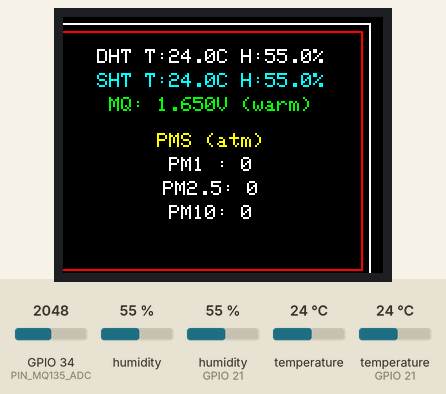
Simulated run of this sketch. Board: ESP32. On the bench: 160×128 colour display. The test bench sets the inputs (shaded band); at power-on: GPIO 34 (PIN_MQ135_ADC) = 2048, humidity 55 %, humidity (sensor on GPIO 21) 55 %, temperature 24 °C, temperature (sensor on GPIO 21) 24 °C (analog values on the 0–4095 scale). Storage starts empty; what the sketch prints to the serial monitor is not drawn.

Above: at 3.6 s.
3.7 s: GPIO 34 (PIN_MQ135_ADC) set to 2111
At 7.1 s:
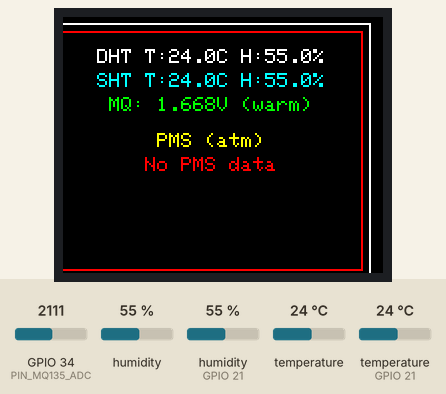
12.1 s: humidity (sensor 0) set to 22 %
At 16.3 s:
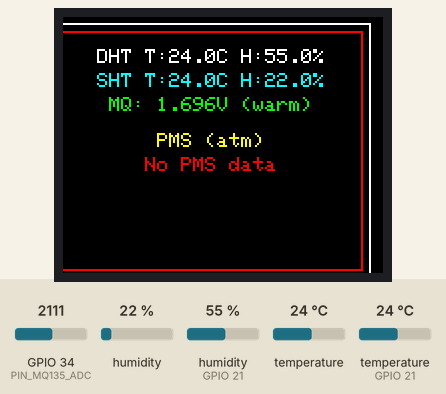
19.5 s: humidity (sensor on GPIO 21) set to 22 %
At 22.1 s:
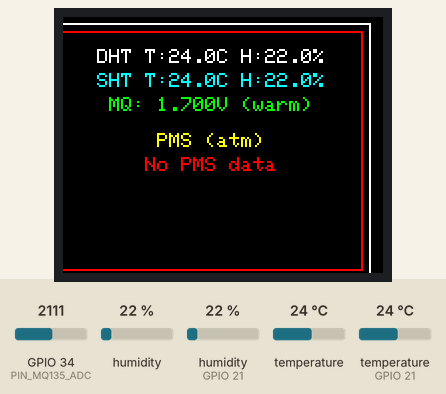
27.9 s: temperature (sensor 0) set to 12 °C
At 31.2 s:
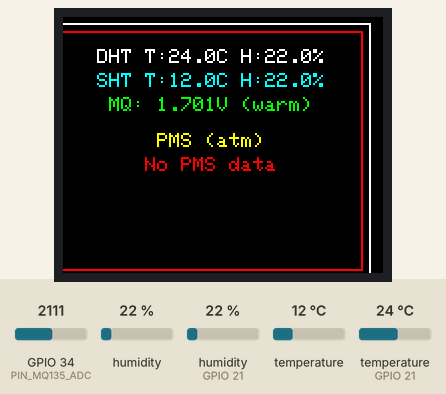
31.5 s: temperature (sensor on GPIO 21) set to 12 °C
At 33.6 s:
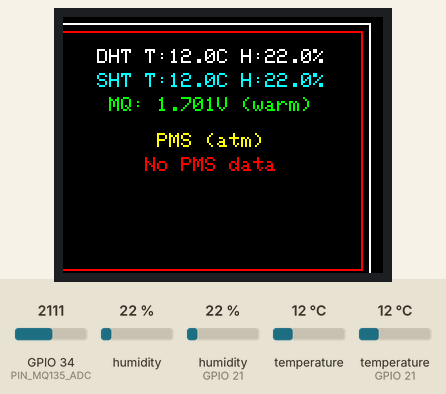
34.5 s: GPIO 34 (PIN_MQ135_ADC) set to 2866
At 37.1 s:
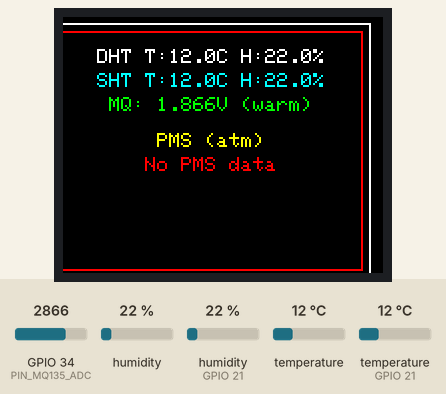
Timing chart, 0 to 38.6 s (numbered marks = the images above; inputs shaded):
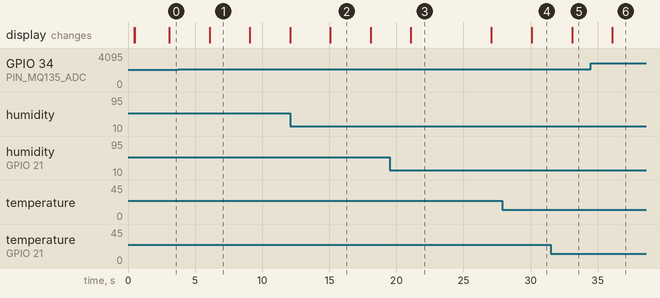

The sketch:

Code_DA.ino
```cpp
#include <DHTesp.h>
#include <SPI.h>
#include <SD.h>

// ===== LCD ST7735 =====
#include <Adafruit_GFX.h>
#include <Adafruit_ST7735.h>

// ===== SHT30 (I2C) =====
#include <Wire.h>
#include <Adafruit_SHT31.h>

// ===== DHT & MQ135 & PMS =====
const int PIN_DHT = 21;
const int PIN_MQ135_ADC = 34;
const int PMS_RX_PIN = 16;
const int PMS_TX_PIN = 17;

// ===== SHT30 I2C pins =====
const int I2C_SDA = 32;
const int I2C_SCL = 33;
const uint8_t SHT30_ADDR = 0x44; // thử 0x45 nếu init fail

// ===== SPI (VSPI) =====
const int PIN_SCK  = 18;
const int PIN_MISO = 19;
const int PIN_MOSI = 23;

// ===== MicroSD =====
const int SD_CS = 13;

// ===== LCD ST7735 (SPI) =====
const int TFT_CS  = 14;
const int TFT_DC  = 27;
const int TFT_RST = 22;

Adafruit_ST7735 tft(TFT_CS, TFT_DC, TFT_RST);

// ===== CẤU HÌNH =====
const float ADC_REF = 3.3;
const int ADC_MAX = 4095;

const uint32_t SENSOR_PERIOD_MS = 3000; // chu kỳ in/log/lcd (3s)
const uint32_t MQ_SAMPLE_MS = 500;
const uint8_t  MQ_AVG_SAMPLES = 10;
const uint32_t MQ_WARMUP_MS = 3UL * 60UL * 1000UL;

// ===== ĐỐI TƯỢNG =====
DHTesp dht;
HardwareSerial pmsSerial(2);
Adafruit_SHT31 sht30 = Adafruit_SHT31();

// ===== BIẾN =====
uint32_t t_last_tick = 0;
uint32_t t_last_mq = 0;

float mq_running_avg = 0;
bool mq_avg_inited = false;

uint16_t pm1_atm = 0, pm25_atm = 0, pm10_atm = 0;
uint32_t pm_last_ok_ms = 0;

bool sht_ok = false;
float sht_T = NAN, sht_H = NAN;

bool dht_ok = false;
float dht_T = NAN, dht_H = NAN;

String logFilename = "";

// ===== LCD offset =====
static const int DX = -6;
static const int DY = 3;

// ===================== PROTOTYPE =====================
float readMQ135Voltage(bool &ok);
bool readPMS7003(uint16_t &pm1, uint16_t &pm25, uint16_t &pm10);

String createNewLogFile();
bool sdAppendLine(uint32_t ms,
                  float dhtT, float dhtH,
                  float shtT, float shtH,
                  uint16_t PM1, uint16_t PM25, uint16_t PM10,
                  float MQV);

String fmtVal(float v, uint8_t dec = 1);
void drawCenteredLine(int y, const String &s, uint16_t color, uint8_t textSize);
void lcdShow(float dhtT, float dhtH,
             float shtT, float shtH,
             bool pms_fresh, bool warming);

// ======================================================
// =================== HÀM ĐỌC CẢM BIẾN ==================
// ======================================================

float readMQ135Voltage(bool &ok) {
  int raw = analogRead(PIN_MQ135_ADC);
  float v_adc = (raw * 1.0f / ADC_MAX) * ADC_REF;
  ok = true;
  return v_adc;
}

bool readPMS7003(uint16_t &pm1, uint16_t &pm25, uint16_t &pm10) {
  const uint16_t FRAME_BODY = 30;

  while (pmsSerial.available() >= (2 + FRAME_BODY)) {
    if (pmsSerial.peek() != 0x42) {
      pmsSerial.read();
      continue;
    }
    pmsSerial.read();

    if (pmsSerial.peek() != 0x4D) continue;
    pmsSerial.read();

    uint8_t frame[FRAME_BODY];
    if (pmsSerial.readBytes(frame, FRAME_BODY) != FRAME_BODY) return false;

    uint16_t sum = 0x42 + 0x4D;
    for (int i = 0; i < 28; i++) sum += frame[i];

    uint16_t cs = (uint16_t(frame[28]) << 8) | frame[29];
    if (sum != cs) continue;

    pm1  = (uint16_t(frame[8])  << 8) | frame[9];
    pm25 = (uint16_t(frame[10]) << 8) | frame[11];
    pm10 = (uint16_t(frame[12]) << 8) | frame[13];
    return true;
  }
  return false;
}

// ======================================================
// ======================= SD LOG ========================
// ======================================================

String createNewLogFile() {
  int index = 1;
  char fname[32];

  while (true) {
    snprintf(fname, sizeof(fname), "/data%d.csv", index);
    if (!SD.exists(fname)) {
      File f = SD.open(fname, FILE_WRITE);
      if (f) {
        f.println("millis,DHT_T_C,DHT_H_pct,SHT_T_C,SHT_H_pct,PM1,PM2_5,PM10,MQ135_V");
        f.close();
        return String(fname);
      } else {
        Serial.println("Lỗi: không tạo được file!");
        return "";
      }
    }
    index++;
  }
}

bool sdAppendLine(uint32_t ms,
                  float dhtT, float dhtH,
                  float shtT, float shtH,
                  uint16_t PM1, uint16_t PM25, uint16_t PM10,
                  float MQV) {
  File f = SD.open(logFilename, FILE_APPEND);
  if (!f) return false;

  f.print(ms); f.print(',');
  if (isnan(dhtT)) f.print(""); else f.print(dhtT, 1); f.print(',');
  if (isnan(dhtH)) f.print(""); else f.print(dhtH, 1); f.print(',');
  if (isnan(shtT)) f.print(""); else f.print(shtT, 1); f.print(',');
  if (isnan(shtH)) f.print(""); else f.print(shtH, 1); f.print(',');
  f.print(PM1);  f.print(',');
  f.print(PM25); f.print(',');
  f.print(PM10); f.print(',');
  f.println(MQV, 3);

  f.close();
  return true;
}

// ======================================================
// ======================= LCD UI ========================
// ======================================================

String fmtVal(float v, uint8_t dec) {
  if (isnan(v)) return "--";
  return String((double)v, (unsigned int)dec);
}

void drawCenteredLine(int y, const String &s, uint16_t color, uint8_t textSize) {
  int16_t x1, y1;
  uint16_t w, h;

  tft.setTextSize(textSize);
  tft.setTextColor(color);
  tft.setTextWrap(false);
  tft.getTextBounds(s, 0, y, &x1, &y1, &w, &h);

  int x = (tft.width() - (int)w) / 2;
  if (x < 2) x = 2;

  tft.setCursor(x + DX, y + DY);
  tft.print(s);
}

void lcdShow(float dhtT, float dhtH,
             float shtT, float shtH,
             bool pms_fresh, bool warming) {

  const int margin = 4;
  tft.fillScreen(ST77XX_BLACK);
  tft.drawRect(DX + 0, DY + 0, tft.width(), tft.height(), ST77XX_WHITE);
  tft.drawRect(DX + margin, DY + margin,
               tft.width() - 2 * margin,
               tft.height() - 2 * margin,
               ST77XX_RED);

  int y = DY + margin + 6;
  const int lh = 12;

  String s1 = "DHT T:" + fmtVal(dhtT, 1) + "C H:" + fmtVal(dhtH, 1) + "%";
  String s2 = "SHT T:" + fmtVal(shtT, 1) + "C H:" + fmtVal(shtH, 1) + "%";
  String s3 = "MQ: " + String(mq_running_avg, 3) + "V" + (warming ? " (warm)" : "");

  drawCenteredLine(y, s1, ST77XX_WHITE, 1); y += lh;
  drawCenteredLine(y, s2, ST77XX_CYAN, 1);  y += lh;
  drawCenteredLine(y, s3, ST77XX_GREEN, 1); y += lh;

  y += 6;
  drawCenteredLine(y, "PMS (atm)", ST77XX_YELLOW, 1); y += lh;

  if (pms_fresh) {
    drawCenteredLine(y, "PM1 : " + String(pm1_atm), ST77XX_WHITE, 1); y += lh;
    drawCenteredLine(y, "PM2.5: " + String(pm25_atm), ST77XX_WHITE, 1); y += lh;
    drawCenteredLine(y, "PM10: " + String(pm10_atm), ST77XX_WHITE, 1); y += lh;
  } else {
    drawCenteredLine(y, "No PMS data", ST77XX_RED, 1);
  }
}

// ======================================================
// ======================== SETUP ========================
// ======================================================

void setup() {
  Serial.begin(115200);
  delay(300);

  pinMode(SD_CS, OUTPUT);
  digitalWrite(SD_CS, HIGH);

  pinMode(TFT_CS, OUTPUT);
  digitalWrite(TFT_CS, HIGH);

  dht.setup(PIN_DHT, DHTesp::DHT22);

  analogReadResolution(12);
  analogSetAttenuation(ADC_11db);

  pmsSerial.begin(9600, SERIAL_8N1, PMS_RX_PIN, PMS_TX_PIN);

  SPI.begin(PIN_SCK, PIN_MISO, PIN_MOSI);

  // LCD init
  tft.setSPISpeed(4000000);
  tft.initR(INITR_BLACKTAB);
  tft.setRotation(1);
  tft.fillScreen(ST77XX_BLACK);
  tft.setCursor(0, 0);
  tft.setTextSize(2);
  tft.setTextColor(ST77XX_CYAN);
  tft.println("Booting...");

  // I2C + SHT30
  Wire.begin(I2C_SDA, I2C_SCL);
  sht_ok = sht30.begin(SHT30_ADDR);
  if (!sht_ok) Serial.println("SHT30 init FAILED! (try 0x45)");
  else Serial.println("SHT30 init OK.");

  // SD init
  digitalWrite(TFT_CS, HIGH);
  delay(10);

  if (!SD.begin(SD_CS, SPI, 4000000)) {
    Serial.println("SD init FAILED!");
    tft.setTextColor(ST77XX_RED);
    tft.println("SD FAIL");
  } else {
    Serial.println("SD init OK.");
    logFilename = createNewLogFile();
    Serial.print("Ghi vao file: ");
    Serial.println(logFilename);
    tft.setTextColor(ST77XX_GREEN);
    tft.println("SD OK");
  }

  Serial.println("== ESP32 + DHT22 + SHT30 + MQ135 + PMS7003 + MicroSD + ST7735 ==");
}

// ======================================================
// ========================= LOOP ========================
// ======================================================

void loop() {
  uint32_t now = millis();

  // PMS
  if (readPMS7003(pm1_atm, pm25_atm, pm10_atm)) {
    pm_last_ok_ms = now;
  }

  // MQ135 avg
  if (now - t_last_mq >= MQ_SAMPLE_MS) {
    t_last_mq = now;
    bool ok;
    float v_adc = readMQ135Voltage(ok);
    if (ok) {
      if (!mq_avg_inited) mq_running_avg = v_adc;
      else {
        const float alpha = 1.0f / MQ_AVG_SAMPLES;
        mq_running_avg = mq_running_avg * (1 - alpha) + v_adc * alpha;
      }
      mq_avg_inited = true;
    }
  }

  // Tick
  if (now - t_last_tick >= SENSOR_PERIOD_MS) {
    t_last_tick = now;

    // DHT22
    TempAndHumidity th = dht.getTempAndHumidity();
    int dht_status = dht.getStatus();
    if (dht_status == 0) {
      dht_ok = true;
      dht_T = th.temperature;
      dht_H = th.humidity;
    } else {
      dht_ok = false;
      dht_T = NAN;
      dht_H = NAN;
    }

    // SHT30
    if (sht_ok) {
      float t = sht30.readTemperature();
      float h = sht30.readHumidity();
      if (!isnan(t) && !isnan(h)) {
        sht_T = t;
        sht_H = h;
      } else {
        sht_T = NAN;
        sht_H = NAN;
      }
    } else {
      sht_T = NAN;
      sht_H = NAN;
    }

    bool warming = (now < MQ_WARMUP_MS);
    bool pms_fresh = (now - pm_last_ok_ms) < 5000;

    // Serial
    Serial.print("DHT=");
    if (dht_ok) Serial.printf("%.1fC %.1f%%", dht_T, dht_H);
    else Serial.print("no data");

    Serial.printf(" | MQ=%.3fV %s",
                  mq_running_avg,
                  warming ? "(warming...)" : "");

    Serial.print(" | SHT=");
    if (!isnan(sht_T) && !isnan(sht_H))
      Serial.printf("%.1fC %.1f%%", sht_T, sht_H);
    else
      Serial.print("no data");

    if (pms_fresh) {
      Serial.printf(" | PM1=%u PM2.5=%u PM10=%u\n",
                    pm1_atm, pm25_atm, pm10_atm);
    } else {
      Serial.println(" | PMS: no data");
    }

    // LCD
    lcdShow(dht_T, dht_H, sht_T, sht_H, pms_fresh, warming);

    // SD log
    if (!logFilename.isEmpty()) {
      sdAppendLine(now,
                   dht_T, dht_H,
                   sht_T, sht_H,
                   pms_fresh ? pm1_atm  : 0,
                   pms_fresh ? pm25_atm : 0,
                   pms_fresh ? pm10_atm : 0,
                   mq_running_avg);
    }
  }
}
```

Measured:
- the behaviour switches between 2049 and 2050 on GPIO 34 (PIN_MQ135_ADC) (found by bisection; images 0 and 1)
- after the input at 3.7 s, the display: changes after 2.4 s (image 1)
- after the input at 27.9 s, the display: changes after 2.2 s (image 4)
- after the input at 31.5 s, the display: changes after 1.6 s (image 5)
- after the input at 34.5 s, the display: changes after 1.6 s (image 6)
